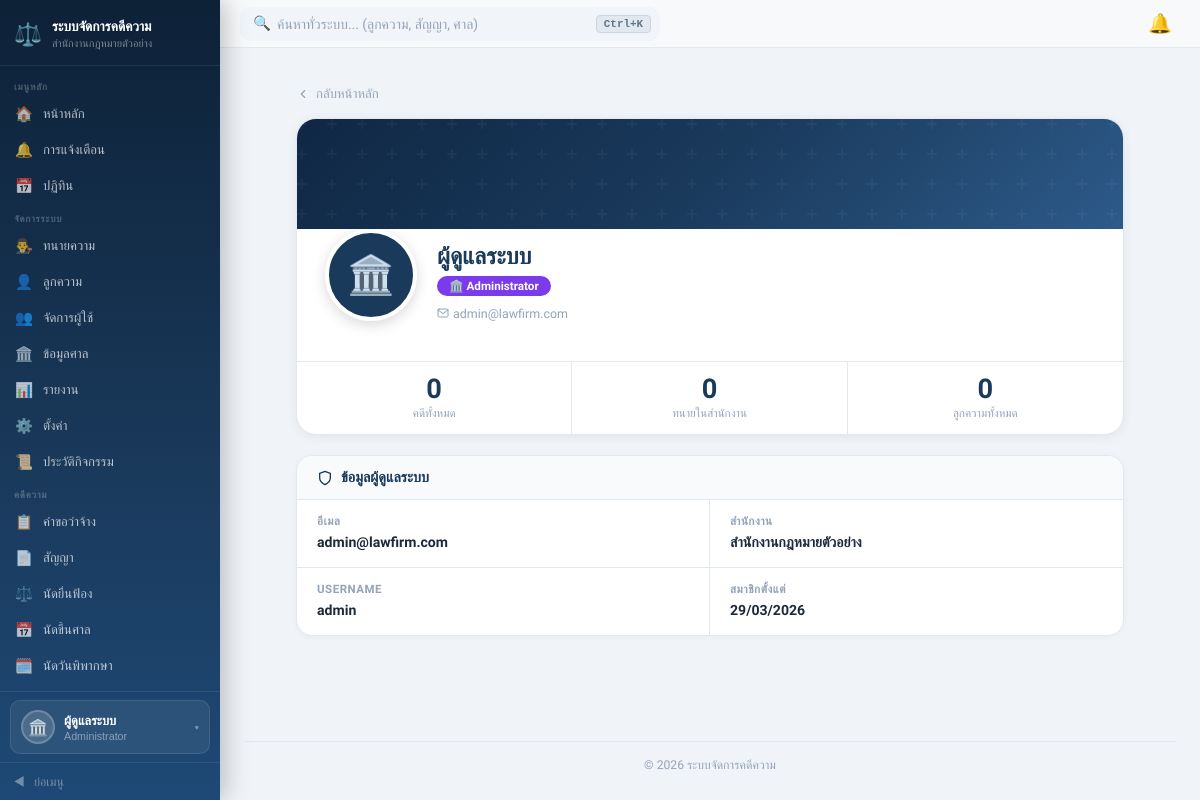
Screenshot of /pages/Profile.php (signed in) with the database file from the repository.
### tables this page shows
CREATE TABLE `users` (
  `user_id`       int          NOT NULL AUTO_INCREMENT,
  `username`      varchar(50)  DEFAULT NULL COMMENT 'สำหรับ login แทน email',
  `office_id`     int          NOT NULL,
  `role_id`       int          NOT NULL,
  `email`         varchar(150) NOT NULL,
  `password_hash` varchar(255) NOT NULL,
  `status`        varchar(20)  DEFAULT 'active',
  `created_at`    timestamp    DEFAULT CURRENT_TIMESTAMP,
  PRIMARY KEY (`user_id`),
  UNIQUE KEY `uq_email`    (`email`),
  UNIQUE KEY `uq_username` (`username`)
);

CREATE TABLE `offices` (
  `office_id`   int          NOT NULL AUTO_INCREMENT,
  `office_name` varchar(150) NOT NULL,
  `office_code` varchar(20)  DEFAULT NULL,
  `address`     text,
  `phone`       varchar(15)  DEFAULT NULL,
  `email`       varchar(150) DEFAULT NULL,
  `logo_path`   varchar(255) DEFAULT NULL,
  `status`      varchar(20)  DEFAULT 'active',
  `created_at`  timestamp    DEFAULT CURRENT_TIMESTAMP,
  PRIMARY KEY (`office_id`),
  UNIQUE KEY `uq_office_code` (`office_code`)
);

### src/pages/Profile.php (the view, shortened to what this page needs)
<?php
$pdo    = getDB();
$role   = $_SESSION['role'];
$userId = $_SESSION['user_id'];
$officeId = $_SESSION['office_id'];
$profile = null;
if ($role === 'lawyer') {
    try {
        $s = $pdo->prepare("
            SELECT lp.*, u.email, u.username, u.created_at AS account_created,
                   ROUND(COALESCE(AVG(r.rating),0),1) AS avg_rating,
                   COUNT(r.review_id) AS review_count
            FROM lawyer_profiles lp
            JOIN users u ON lp.user_id = u.user_id
            LEFT JOIN lawyer_reviews r ON lp.lawyer_id = r.lawyer_id
            WHERE lp.user_id = ?
            GROUP BY lp.lawyer_id
        ");
        $s->execute([$userId]);
        $profile = $s->fetch();
    } catch (Exception $e) {
        $s = $pdo->prepare("SELECT lp.*, u.email, u.username, u.created_at AS account_created FROM lawyer_profiles lp JOIN users u ON lp.user_id=u.user_id WHERE lp.user_id=?");
        $s->execute([$userId]);
        $profile = $s->fetch();
        $profile['avg_rating']   = 0;
        $profile['review_count'] = 0;
    }
    $lid = $profile['lawyer_id'] ?? null;
    $statTotal   = 0; $statActive = 0; $statDone = 0;
    if ($lid) {
        $q = $pdo->prepare("SELECT COUNT(*) FROM case_requests WHERE lawyer_id=? AND office_id=?");
        $q->execute([$lid, $officeId]); $statTotal = (int)$q->fetchColumn();
        $q = $pdo->prepare("SELECT COUNT(*) FROM case_requests WHERE lawyer_id=? AND office_id=? AND status='approved'");
        $q->execute([$lid, $officeId]); $statActive = (int)$q->fetchColumn();
        $q = $pdo->prepare("SELECT COUNT(*) FROM case_requests cr JOIN contracts c ON cr.request_id=c.request_id WHERE cr.lawyer_id=? AND c.contract_review_status='finalized'");
        $q->execute([$lid]); $statDone = (int)$q->fetchColumn();
    }
    $reviews = [];
    if (($profile['review_count'] ?? 0) > 0) {
        try {
            $r = $pdo->prepare("
                SELECT rv.rating, rv.comment, rv.created_at, CONCAT(cp.fname,' ',cp.lname) AS client_name
                FROM lawyer_reviews rv
                JOIN client_profiles cp ON rv.client_id = cp.client_id
                WHERE rv.lawyer_id = ?
                ORDER BY rv.created_at DESC LIMIT 5
            ");
            $r->execute([$lid]);
            $reviews = $r->fetchAll();
        } catch (Exception $e) {}
    }
} elseif ($role === 'admin') {
    $s = $pdo->prepare("SELECT u.*, o.office_name FROM users u JOIN offices o ON u.office_id=o.office_id WHERE u.user_id=?");
    $s->execute([$userId]);
    $profile = $s->fetch();
    $statTotal = 0; $statActive = 0; $statDone = 0;
    $q = $pdo->prepare("SELECT COUNT(*) FROM case_requests WHERE office_id=?");
    $q->execute([$officeId]); $statTotal = (int)$q->fetchColumn();
    $q = $pdo->prepare("SELECT COUNT(*) FROM lawyer_profiles lp JOIN users u ON lp.user_id=u.user_id WHERE u.office_id=?");
    $q->execute([$officeId]); $statActive = (int)$q->fetchColumn();
    $q = $pdo->prepare("SELECT COUNT(*) FROM client_profiles cp JOIN users u ON cp.user_id=u.user_id WHERE u.office_id=?");
    $q->execute([$officeId]); $statDone = (int)$q->fetchColumn();
}
$photoUrl = null;
$displayName = 'ผู้ใช้งาน';
if ($role === 'admin') {
    $displayName = 'ผู้ดูแลระบบ';
} elseif (!empty($profile['fname'])) {
    $displayName = $profile['fname'] . ' ' . $profile['lname'];
}
$roleLabel = ['admin' => 'Administrator', 'lawyer' => 'ทนายความ', 'client' => 'ลูกความ'][$role] ?? $role;
$roleColor = ['admin' => '#7c3aed', 'lawyer' => '#1a3a5c', 'client' => '#059669'][$role] ?? '#64748b';
include '../includes/header.php';
?>
<div class="profile-page">
    <a href="/pages/dashboard.php" class="back-link">
        <svg xmlns="http://www.w3.org/2000/svg" viewBox="0 0 24 24" style="width:14px;height:14px;fill:none;stroke:currentColor;stroke-width:2;stroke-linecap:round;stroke-linejoin:round;"><polyline points="15 18 9 12 15 6"/></svg>
        กลับหน้าหลัก
    </a>
    <div class="hero-card">
        <div class="hero-banner"></div>
        <div class="hero-body">
            <div class="hero-avatar-wrap">
                <?php if ($photoUrl): ?>
                    <img src="<?= htmlspecialchars($photoUrl) ?>" class="hero-avatar" alt="avatar">
                <?php else: ?>
                    <div class="hero-avatar-ph">
                        <?= $role === 'admin' ? '🏛️' : ($role === 'lawyer' ? '⚖️' : '👤') ?>
                    </div>
                <?php endif; ?>
            </div>
            <div class="hero-info">
                <div class="hero-name"><?= htmlspecialchars($displayName) ?></div>
                <div>
                    <span class="hero-role-badge" style="background:<?= $roleColor ?>;">
                        <?= $role === 'admin' ? '🏛️' : ($role === 'lawyer' ? '⚖️' : '👤') ?>
                        <?= htmlspecialchars($roleLabel) ?>
                    </span>
                </div>
                <div class="hero-meta">
                    <?php if (!empty($profile['email'])): ?>
                    <span>
                        <svg xmlns="http://www.w3.org/2000/svg" viewBox="0 0 24 24" style="width:12px;height:12px;fill:none;stroke:currentColor;stroke-width:2;stroke-linecap:round;stroke-linejoin:round;"><path d="M4 4h16c1.1 0 2 .9 2 2v12c0 1.1-.9 2-2 2H4c-1.1 0-2-.9-2-2V6c0-1.1.9-2 2-2z"/><polyline points="22,6 12,13 2,6"/></svg>
                        <?= htmlspecialchars($profile['email']) ?>
                    </span>
                    <?php endif; ?>
                </div>
            </div>
        </div>
        <div class="stat-strip">
            <?php if ($role === 'lawyer'): ?>
                <div class="stat-cell">
                    <span class="stat-val"><?= $statTotal ?></span>
                    <span class="stat-lbl">คดีทั้งหมด</span>
                </div>
                <div class="stat-cell">
                    <span class="stat-val"><?= $statActive ?></span>
                    <span class="stat-lbl">คดีที่รับแล้ว</span>
                </div>
                <div class="stat-cell">
                    <span class="stat-val"><?= number_format($profile['avg_rating'] ?? 0, 1) ?></span>
                    <span class="stat-lbl">คะแนนเฉลี่ย</span>
                </div>
            <?php else: ?>
                <div class="stat-cell">
                    <span class="stat-val"><?= $statTotal ?></span>
                    <span class="stat-lbl">คดีทั้งหมด</span>
                </div>
                <div class="stat-cell">
                    <span class="stat-val"><?= $statActive ?></span>
                    <span class="stat-lbl">ทนายในสำนักงาน</span>
                </div>
                <div class="stat-cell">
                    <span class="stat-val"><?= $statDone ?></span>
                    <span class="stat-lbl">ลูกความทั้งหมด</span>
                </div>
            <?php endif; ?>
        </div>
    </div>
    <?php if ($role === 'admin'): ?>
    <div class="section-card">
        <div class="section-head">
            <svg xmlns="http://www.w3.org/2000/svg" viewBox="0 0 24 24" style="width:16px;height:16px;fill:none;stroke:currentColor;stroke-width:2;stroke-linecap:round;stroke-linejoin:round;"><path d="M12 22s8-4 8-10V5l-8-3-8 3v7c0 6 8 10 8 10z"/></svg>
            ข้อมูลผู้ดูแลระบบ
        </div>
        <div class="info-grid">
            <div class="info-cell">
                <div class="info-lbl">อีเมล</div>
                <div class="info-val"><?= htmlspecialchars($profile['email'] ?? '-') ?></div>
            </div>
            <div class="info-cell">
                <div class="info-lbl">สำนักงาน</div>
                <div class="info-val"><?= htmlspecialchars($profile['office_name'] ?? '-') ?></div>
            </div>
            <div class="info-cell">
                <div class="info-lbl">Username</div>
                <div class="info-val"><?= htmlspecialchars($profile['username'] ?? '-') ?></div>
            </div>
            <div class="info-cell">
                <div class="info-lbl">สมาชิกตั้งแต่</div>
                <div class="info-val"><?= !empty($profile['created_at']) ? date('d/m/Y', strtotime($profile['created_at'])) : '-' ?></div>
            </div>
        </div>
    </div>
    <?php endif; ?>
</div>
<?php include '../includes/footer.php'; ?>

### src/assets/css/style.css (style rules this page uses)
*, *::before, *::after { box-sizing: border-box; margin: 0; padding: 0; }
:root { --navy: #1a3a5c; --navy2: #2d5a8a; --green: #059669; --red: #dc2626; --yellow: #d97706; --blue: #2563eb; --border: #e2e8f0; --muted: #94a3b8; --bg: #f8fafc; --navy-light: #2d5a8a; --sb-w: 220px; --sb-w-col: 60px; }
body { font-family: 'Sarabun', sans-serif; background: #f0f4f8; display: flex; min-height: 100vh; overflow-x: hidden; color: #1e293b; }
a { text-decoration: none; color: inherit; }
*, *::before, *::after { box-sizing: border-box; }

### src/pages/Profile.php (style rules this page uses)
:root { --navy: #1a3a5c; --navy2: #2d5a8a; --border: #e2e8f0; --muted: #94a3b8; --bg: #f8fafc; --green: #059669; --blue: #2563eb; --red: #dc2626; }
.profile-page { max-width: 860px; margin: 0 auto; padding: 24px 16px 48px; }
.hero-card { background: #fff; border: 1px solid var(--border); border-radius: 20px; overflow: hidden; margin-bottom: 20px; box-shadow: 0 2px 12px rgba(0,0,0,.06); }
.hero-banner { height: 110px; background: linear-gradient(135deg, #0f2744 0%, #1a3a5c 50%, #2d5a8a 100%); position: relative; }
.hero-banner::after { content: ''; position: absolute; inset: 0; }
.hero-body { padding: 0 28px 24px; display: flex; gap: 20px; align-items: flex-end; flex-wrap: wrap; }
.hero-avatar-wrap { margin-top: -46px; flex-shrink: 0; }
.hero-avatar-ph { width: 92px; height: 92px; border-radius: 50%; border: 4px solid #fff; background: var(--navy); display: flex; align-items: center; justify-content: center; font-size: 2.4rem; box-shadow: 0 4px 14px rgba(0,0,0,.15); }
.hero-info { flex: 1; min-width: 0; padding-top: 14px; }
.hero-name { font-size: 1.45rem; font-weight: 800; color: var(--navy); line-height: 1.2; margin-bottom: 4px; }
.hero-role-badge { display: inline-flex; align-items: center; gap: 5px; padding: 3px 12px; border-radius: 20px; font-size: .73rem; font-weight: 700; color: #fff; margin-bottom: 6px; }
.hero-meta { font-size: .78rem; color: var(--muted); display: flex; flex-wrap: wrap; gap: 14px; margin-top: 4px; }
.hero-meta span { display: flex; align-items: center; gap: 4px; }
.stat-strip { display: grid; grid-template-columns: repeat(3, 1fr); border-top: 1px solid var(--border); margin-top: 16px; }
.stat-cell { text-align: center; padding: 14px 10px; border-right: 1px solid var(--border); }
.stat-cell:last-child { border-right: none; }
.stat-val { font-size: 1.7rem; font-weight: 800; color: var(--navy); line-height: 1; display: block; }
.stat-lbl { font-size: .72rem; color: var(--muted); margin-top: 3px; display: block; }
.section-card { background: #fff; border: 1px solid var(--border); border-radius: 16px; margin-bottom: 16px; overflow: hidden; box-shadow: 0 1px 6px rgba(0,0,0,.04); }
.section-head { padding: 13px 20px; border-bottom: 1px solid var(--border); display: flex; align-items: center; gap: 8px; font-weight: 700; color: var(--navy); font-size: .9rem; background: var(--bg); }
.info-grid { display: grid; grid-template-columns: 1fr 1fr; gap: 0; }
.info-cell { padding: 14px 20px; border-bottom: 1px solid var(--border); border-right: 1px solid var(--border); }
.info-cell:nth-child(2n) { border-right: none; }
.info-cell:last-child, .info-cell:nth-last-child(2):not(.full) { border-bottom: none; }
.info-lbl { font-size: .72rem; color: var(--muted); font-weight: 600; text-transform: uppercase; letter-spacing: .5px; margin-bottom: 4px; display: flex; align-items: center; gap: 5px; }
.info-val { font-size: .88rem; color: #1e293b; font-weight: 600; line-height: 1.5; }
.back-link { display: inline-flex; align-items: center; gap: 6px; color: var(--muted); font-size: .82rem; text-decoration: none; margin-bottom: 16px; transition: color .15s; }

### rows the page displays
users: email "admin@lawfirm.com", office.office_name "สำนักงานกฎหมายตัวอย่าง", username "admin", created_at "29/03/2026"

### other values shown
$_SESSION['office_name'] "สำนักงานกฎหมายตัวอย่าง"
$_sb_name "ผู้ดูแลระบบ"
$_sb_role_label "Administrator"
$displayName "ผู้ดูแลระบบ"
$roleLabel "Administrator"
$statTotal "0"
$statActive "0"
$statDone "0"
